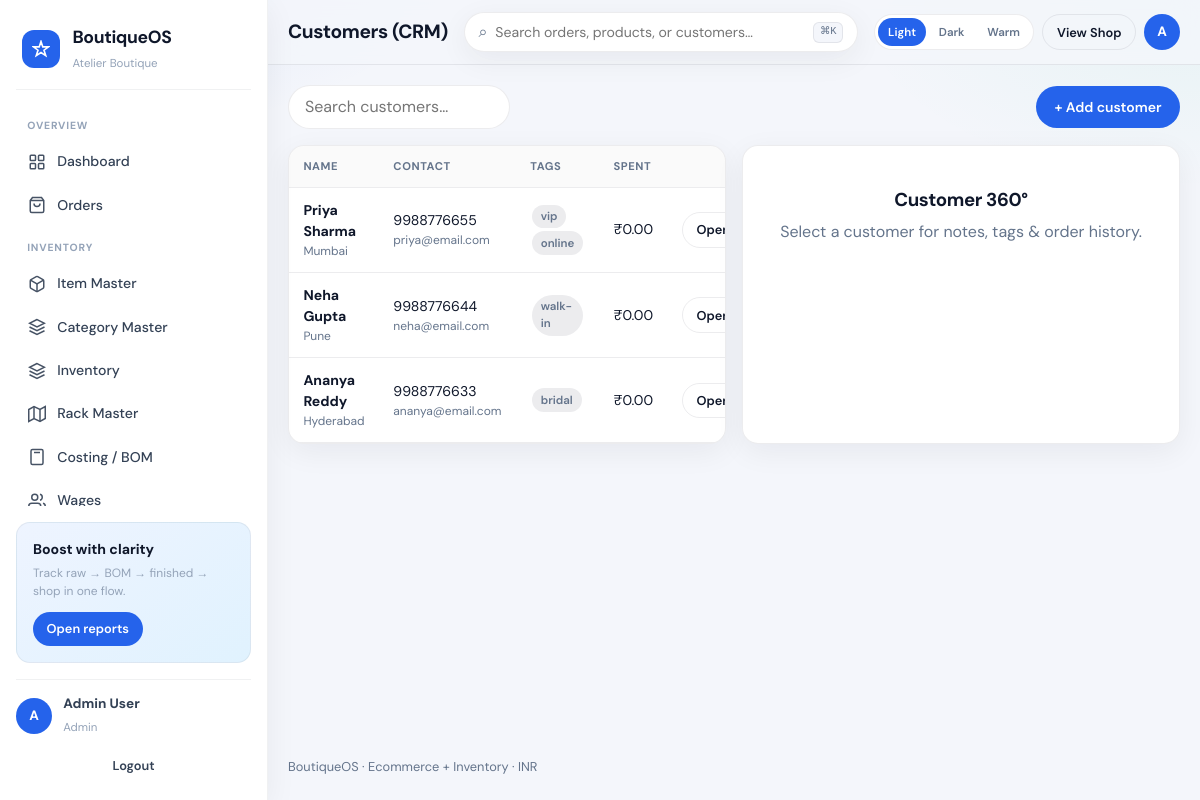
The page /admin/customers.php (signed in) on the database its author committed.
### tables this page shows
CREATE TABLE customers (
  id INT UNSIGNED AUTO_INCREMENT PRIMARY KEY,
  name VARCHAR(160) NOT NULL,
  email VARCHAR(160) DEFAULT NULL,
  phone VARCHAR(40) DEFAULT NULL,
  address TEXT,
  city VARCHAR(80) DEFAULT NULL,
  tags VARCHAR(255) DEFAULT NULL,
  notes TEXT,
  total_orders INT UNSIGNED NOT NULL DEFAULT 0,
  total_spent DECIMAL(12,2) NOT NULL DEFAULT 0,
  last_order_at DATETIME DEFAULT NULL,
  is_active TINYINT(1) NOT NULL DEFAULT 1,
  created_at TIMESTAMP DEFAULT CURRENT_TIMESTAMP,
  INDEX (email),
  INDEX (phone)
);

### config/bootstrap.php (called while the page is built, shortened)
<?php
function settings(): array {
    static $cfg = null;
    if ($cfg !== null) return $cfg;
    $file = ROOT_PATH . '/settings.json';
    $cfg = json_decode((string) file_get_contents($file), true) ?: [];
    return $cfg;
}
function money(float|int|string $amount): string {
    $s = settings();
    $sym = $s['currency_symbol'] ?? '₹';
    $n = (float) $amount;
    if (class_exists('NumberFormatter')) {
        $fmt = new NumberFormatter($s['locale'] ?? 'en_IN', NumberFormatter::DECIMAL);
        $fmt->setAttribute(NumberFormatter::FRACTION_DIGITS, 2);
        $fmt->setAttribute(NumberFormatter::MIN_FRACTION_DIGITS, 2);
        return $sym . $fmt->format($n);
    }
    $neg = $n < 0 ? '-' : '';
    $n = abs($n);
    $int = (int) floor($n);
    $dec = sprintf('%02d', (int) round(($n - $int) * 100));
    $sInt = (string) $int;
    $last3 = substr($sInt, -3);
    $rest = substr($sInt, 0, -3);
    $rest = preg_replace('/\B(?=(\d{2})+(?!\d))/', ',', $rest);
    return $neg . $sym . $rest . ',' . $last3 . '.' . $dec;
}
function e(?string $str): string {
    return htmlspecialchars((string) $str, ENT_QUOTES | ENT_SUBSTITUTE, 'UTF-8');
}

### admin/customers.php (the view, shortened to what this page needs)
<?php
require_once dirname(__DIR__) . '/config/bootstrap.php';
$pdo = db();
$customers = $pdo->query('SELECT * FROM customers WHERE is_active=1 ORDER BY created_at DESC')->fetchAll();
$view = null;
require ROOT_PATH . '/includes/admin_header.php';
?>
<div class="toolbar">
  <input type="search" id="tableSearch" placeholder="Search customers…" style="border:1px solid var(--line);border-radius:999px;padding:.55rem 1rem;min-width:200px;background:#fff">
  <button class="btn btn-primary" type="button" onclick="openModal('custModal');document.getElementById('custForm').reset();document.getElementById('custId').value=''">+ Add customer</button>
</div>
<div class="grid grid-2">
  <div class="panel">
    <div class="table-wrap">
      <table class="data">
        <thead><tr><th>Name</th><th>Contact</th><th>Tags</th><th>Spent</th><th></th></tr></thead>
        <tbody>
        <?php foreach ($customers as $c): ?>
          <tr>
            <td><strong><?= e($c['name']) ?></strong><div style="font-size:.75rem;color:var(--muted)"><?= e($c['city'] ?: '') ?></div></td>
            <td><?= e($c['phone'] ?: '—') ?><div style="font-size:.75rem;color:var(--muted)"><?= e($c['email'] ?: '') ?></div></td>
            <td><?php foreach (array_filter(array_map('trim', explode(',', (string)$c['tags']))) as $t): ?><span class="badge badge-muted" style="margin:.1rem"><?= e($t) ?></span><?php endforeach; ?></td>
            <td><?= e(money($c['total_spent'])) ?></td>
            <td><a class="btn btn-outline btn-sm" href="?id=<?= (int)$c['id'] ?>">Open</a></td>
          </tr>
        <?php endforeach; ?>
        </tbody>
      </table>
    </div>
  </div>
  <div class="panel">
    <?php if (!$view): ?>
      <div class="empty"><h3>Customer 360°</h3><p>Select a customer for notes, tags & order history.</p></div>
    <?php endif; ?>
  </div>
</div>
<?php require ROOT_PATH . '/includes/admin_footer.php'; ?>

### assets/css/app.css (style rules this page uses)
*,*::before,*::after { box-sizing:border-box;margin:0;padding:0 }
html { -webkit-text-size-adjust:100%;scroll-behavior:smooth }
body { font-family:"DM Sans",system-ui,sans-serif;color:var(--ink);background:var(--surface);line-height:1.5;min-height:100dvh }
a { color:inherit;text-decoration:none }
button,input,select,textarea { font:inherit }
h1,h2,h3,.display { font-family:"DM Sans",system-ui,sans-serif;font-weight:700;letter-spacing:-.02em }
:root,html[data-theme=light] { --primary:#2563EB;--accent:#2563EB;--accent-2:#10B981;--warn:#F59E0B;--danger:#EF4444; --surface:#F4F6FB;--panel:#FFFFFF;--ink:#0F172A;--muted:#64748B; --line:rgba(15,23,42,.08);--shadow:0 8px 30px rgba(15,23,42,.06); --sidebar-bg:#FFFFFF;--sidebar-ink:#334155;--sidebar-muted:#94A3B8; --sidebar-active-bg:#EEF4FF;--sidebar-active:#2563EB;--sidebar-border:rgba(15,23,42,.06); --topbar-bg:rgba(244,246,251,.86);--input-bg:#fff;--stripe:rgba(37,99,235,.12); --radius:16px;--sidebar:268px;--safe-b:env(safe-area-inset-bottom,0px); --promo-bg:linear-gradient(145deg,#EEF4FF,#E0F2FE);--chart-bar:#2563EB;--chart-bar-alt:#10B981;--chart-bar-muted:#CBD5E1; }
.app-body { background: radial-gradient(900px 420px at 0% -10%,var(--stripe),transparent 55%), radial-gradient(700px 380px at 100% 0%,rgba(16,185,129,.06),transparent 50%), var(--surface) }
.btn { display:inline-flex;align-items:center;justify-content:center;gap:.4rem;border:0;border-radius:999px;padding:.65rem 1.15rem;font-weight:600;font-size:.875rem;cursor:pointer;transition:.15s ease;white-space:nowrap }
.btn-sm { padding:.45rem .85rem;font-size:.8rem }
.btn-primary { background:var(--primary);color:#fff }
.btn-outline { background:transparent;border:1px solid var(--line);color:var(--ink) }
.grid { display:grid;gap:1rem }
.grid-2 { grid-template-columns:repeat(2,1fr) }
.panel { background:var(--panel);border:1px solid var(--line);border-radius:var(--radius);overflow:hidden;box-shadow:var(--shadow) }
.toolbar { display:flex;gap:.65rem;flex-wrap:wrap;align-items:center;margin-bottom:1rem }
.table-wrap { overflow:auto }
table.data { width:100%;border-collapse:collapse;font-size:.88rem }
table.data th,table.data td { padding:.75rem .9rem;text-align:left;border-bottom:1px solid var(--line);vertical-align:middle }
table.data th { font-size:.7rem;text-transform:uppercase;letter-spacing:.05em;color:var(--muted);font-weight:700;background:rgba(15,23,42,.02) }
.badge { display:inline-flex;align-items:center;padding:.2rem .55rem;border-radius:999px;font-size:.72rem;font-weight:600 }
.badge-muted { background:var(--line);color:var(--muted) }
.stat-card,.panel { animation:fadeIn .35s ease both }
.empty { text-align:center;padding:2.5rem 1rem;color:var(--muted) }
.empty h3 { color:var(--ink);margin-bottom:.35rem }

### rows shown on the page
customers: name "Priya Sharma", city "Mumbai", phone "9988776655", email "priya@email.com", tags "vip", tags "online", total_spent "₹0.00"
customers: name "Neha Gupta", city "Pune", phone "9988776644", email "neha@email.com", tags "walk-in", total_spent "₹0.00"
customers: name "Ananya Reddy", city "Hyderabad", phone "9988776633", email "ananya@email.com", tags "bridal", total_spent "₹0.00"

### other values the page prints
$cfg['app_name'] "BoutiqueOS"
$cfg['business_name'] "Atelier Boutique"
$groups[$g] "OVERVIEW"
$item['label'] "Dashboard"
$item['label'] "Orders"
$groups[$g] "INVENTORY"
$item['label'] "Item Master"
$item['label'] "Category Master"
$item['label'] "Inventory"
$item['label'] "Rack Master"
$item['label'] "Costing / BOM"
$item['label'] "Wages"
mb_substr($user['name'] ?? 'U', 0, 1) "A"
$user['name'] "Admin User"
$user['role'] "Admin"
